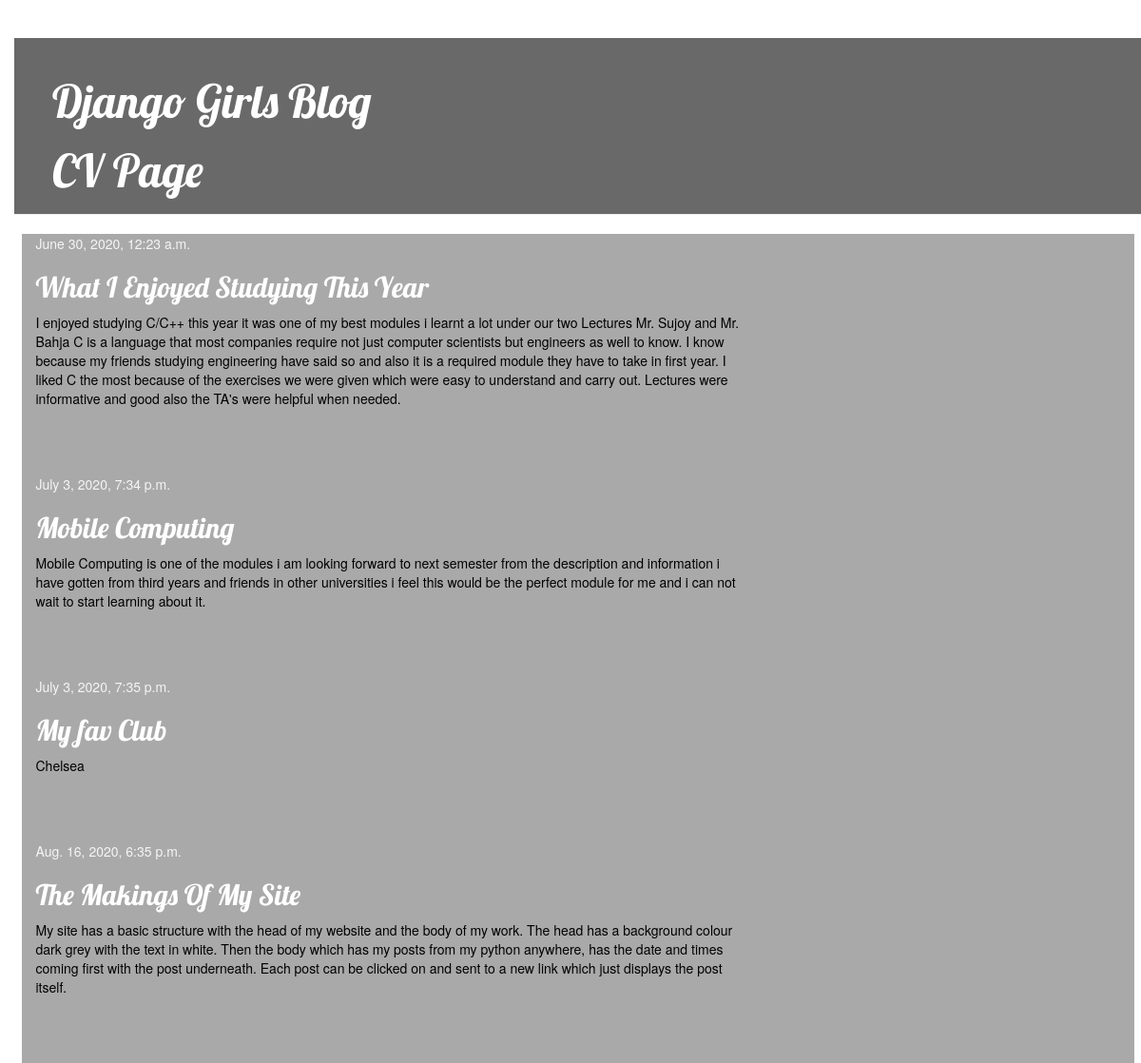
Before: / with the older database file.
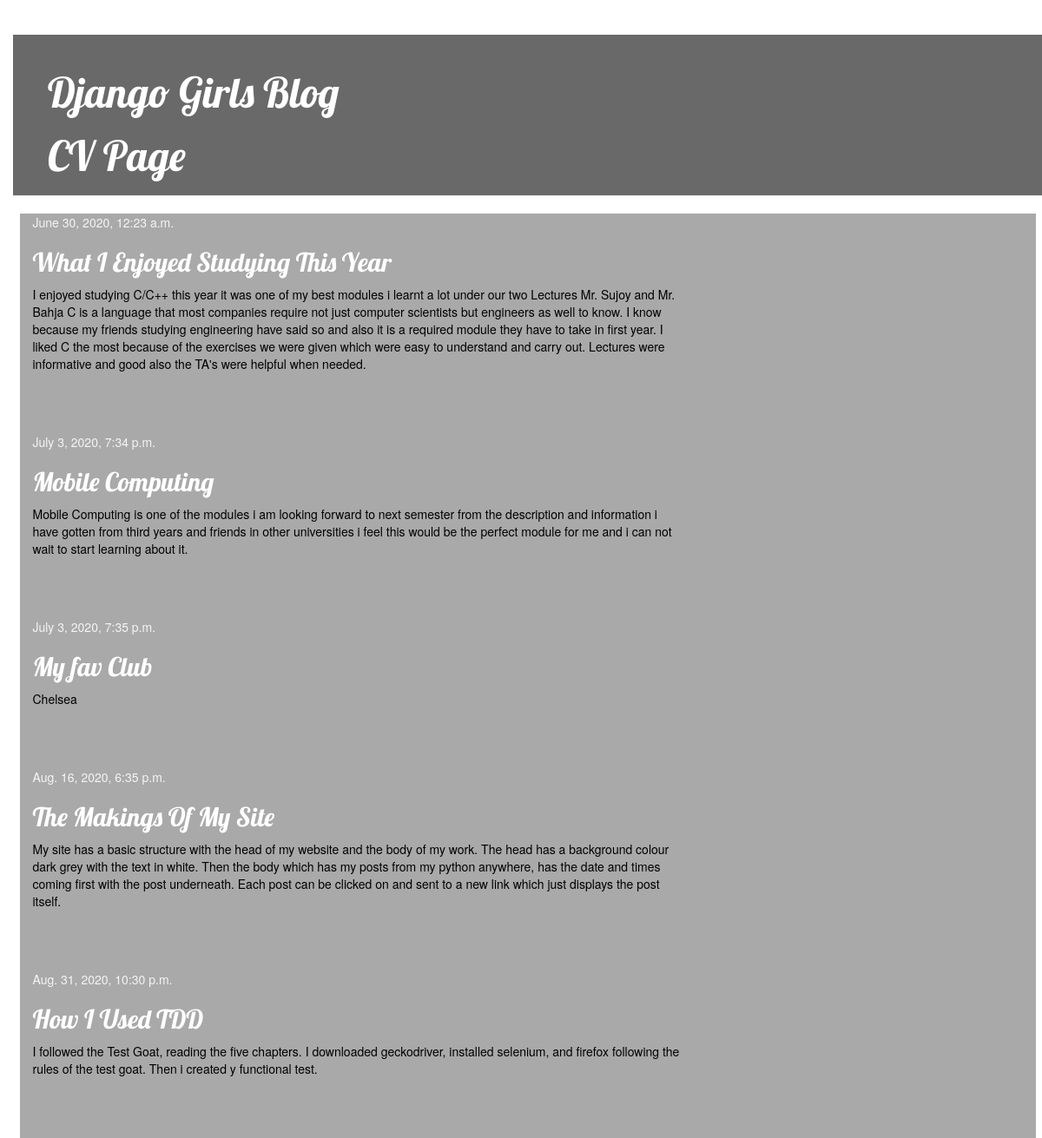
After: the same page with the newer database file.
### blog/models.py (models this page shows, shortened)
class Post(models.Model):
    author = models.ForeignKey(settings.AUTH_USER_MODEL, on_delete=models.CASCADE)
    title = models.CharField(max_length=200)
    text = models.TextField()
    created_date = models.DateTimeField(default=timezone.now)
    published_date = models.DateTimeField(blank=True, null=True)

### blog/views.py (the view)
# urls.py: path('', views.post_list, name='post_list'),
def post_list(request):
    posts = Post.objects.filter(published_date__lte=timezone.now()).order_by('published_date')
    return render(request, 'blog/post_list.html', {'posts': posts})

### blog/templates/blog/post_list.html
{% extends 'blog/base.html' %}
{% block content %}
    {% for post in posts %}
        <div class="post">
            <div class="date">
                {{ post.published_date }}
            </div>
           <h2><a href="{% url 'post_detail' pk=post.pk %}">{{ post.title }}</a></h2>
            <p>{{ post.text|linebreaksbr }}</p>
        </div>
    {% endfor %}
{% endblock %}

### blog/templates/blog/base.html (shortened to what this page needs)
{% load static %}
<html>
    <head>
        <link rel="stylesheet" type="text/css" href="{% static 'css/blog.css' %}">
        <link rel="stylesheet" href="//maxcdn.bootstrapcdn.com/bootstrap/3.2.0/css/bootstrap.min.css">
        <link rel="stylesheet" href="//maxcdn.bootstrapcdn.com/bootstrap/3.2.0/css/bootstrap-theme.min.css">
    </head>
    <body>
         <div class="page-header">
            <h1><a href="/">Django Girls Blog</a></h1>
            <h2><a href="{% url 'cv'%}">CV Page</a></h2>
         </div>
         <div class="content container">
             <div class="row">
                 <div class="col-md-8">
                 {% block content %}
                 {% endblock %}
                 </div>
             </div>
         </div>
    </body>
</html>

### blog/static/css/blog.css (style rules this page uses)
h1 a, h2 a { color: #ffffff; font-family: 'Lobster'; }
h2 { color: #ffffff; }
body { padding-left: 15px; }
.page-header { background-color: #696969; margin-top: 0; padding: 20px 20px 20px 40px; }
.page-header h1, .page-header h1 a, .page-header h1 a:visited, .page-header h1 a:active, .page-header h2 a , .page-header h3 a { color: #ffffff; font-size: 36pt; text-decoration: none; }
.content { background-color: #A9A9A9; margin-left: 5px; }
h1, h2, h3, h4 { font-family: 'Lobster', cursive; }
.date { color: #F5F5F5; }
.post { margin-bottom: 70px; }
.post h2 a, .post h2 a:visited { color: #ffffff; }
.post p { color: #000000; }

Changed rows visible on the page:
added Post: published_date "Aug. 31, 2020, 10:30 p.m.", title "How I Used TDD", text "I followed the Test Goat, reading the five chapters. I downloaded geckodriver, installed selenium, and firefox following the rules of the test goat. Then i created y functional test."
